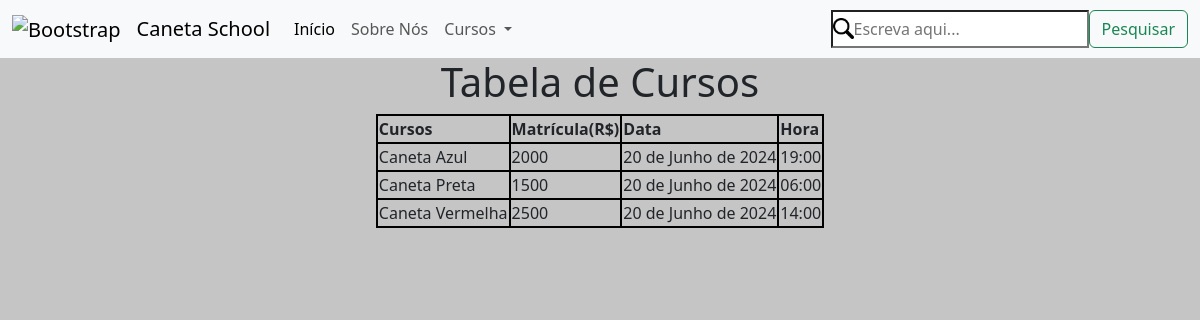
/lista_de_cursos/, run on the app's committed database.
### gerenciador/models.py (models this page shows, shortened)
class Cursos(models.Model):
    nome_curso = models.CharField(max_length=100)
    valor_matricula = models.IntegerField()
    data_de_inicio = models.DateField()
    hora_da_aula = models.TimeField()

### gerenciador/views.py (the view)
# urls.py: path('lista_de_cursos/', views.lista_cursos),
def lista_cursos(request):
    lista_de_cursos =Cursos.objects.all()
    contexto = {'lista_de_cursos':lista_de_cursos}
    return render(request,"gerenciador/paginas/lista_de_cursos.html",context=contexto)

### gerenciador/templates/gerenciador/paginas/lista_de_cursos.html (shortened to what this page needs)
{%include '../partes/head.html'%}
<body >
    <h1 align="center">Tabela de Cursos</h1>
    <table align="center">
        <thead>
            <tr>
                <th>Cursos</th>
                <th>Matrícula(R$)</th>
                <th>Data</th>
                <th>Hora</th>
            </tr>
        </thead>
        <tbody>
            {% for curso in lista_de_cursos%}
            <tr>
                <td>{{curso.nome_curso}}</td>
                <td>{{curso.valor_matricula}}</td>
                <td>{{curso.data_de_inicio}}</td>
                <td>{{curso.hora_da_aula}}</td>
            </tr>
            {% endfor %}
        </tbody>
    </table>
</body>

### gerenciador/static/gerenciador/css/style.css (style rules this page uses)
body { background-color: rgb(197, 197, 197); }
table, th, td { border : 2px solid black; }

### data on the page
Cursos: nome_curso "Caneta Azul", valor_matricula "2000", data_de_inicio "20 de Junho de 2024", hora_da_aula "19:00"
Cursos: nome_curso "Caneta Preta", valor_matricula "1500", data_de_inicio "20 de Junho de 2024", hora_da_aula "06:00"
Cursos: nome_curso "Caneta Vermelha", valor_matricula "2500", data_de_inicio "20 de Junho de 2024", hora_da_aula "14:00"
